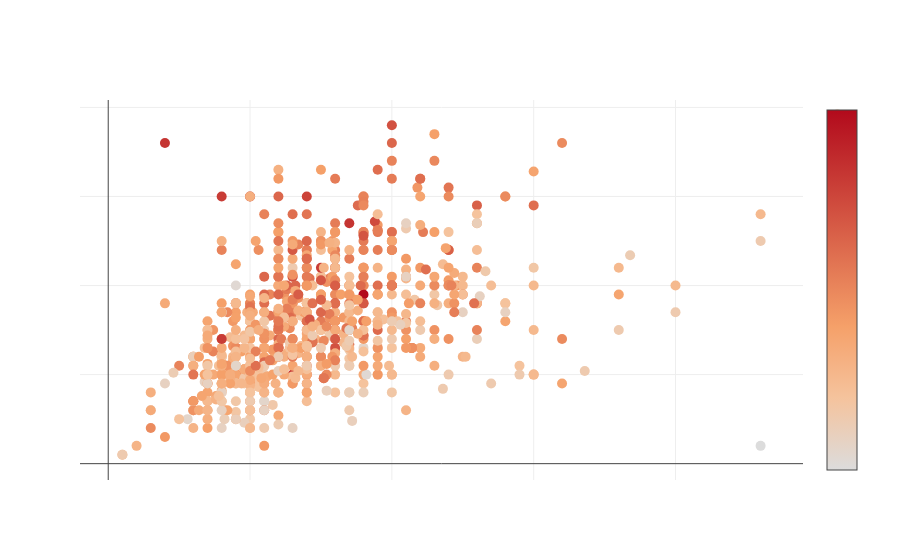

Write notebook code for a chart like this one.
### Code cell
t1 = go.Scatter(
    x = data["Defense"],
    y = data["Attack"],
    mode='markers',
    marker=dict(
        size=10,
        color = data["Speed"],
        showscale=True
    ),
    text=data["Name"]
)
dat = [t1]
layout = go.Layout(
  showlegend = True,
  font=dict(family='Courier New, monospace', size=10, color='#ffffff'),
  title="Scatter plot of Defense vs Attack with Speed as colorscale",
    xaxis = dict(showgrid = True),yaxis = dict(showgrid = True)
)
fig = go.Figure(data=dat, layout=layout)
iplot(fig, filename = "Scatterplot")

### Figure 1 — Plotly figure (JSON) as saved in the notebook; plotly's stock layout.template omitted (floating-point values rounded to 4 significant figures; data arrays with more than 128 entries replaced by an {"elided": "..."} marker saying what was removed)
{"data": [{"marker": {"color": {"elided": "800 int values"}, "showscale": true, "size": 10}, "mode": "markers", "text": {"elided": "800 str values"}, "type": "scatter", "uid": "8c673ca0-15d7-41e9-8d13-523c992ea164", "x": {"elided": "800 int values"}, "y": {"elided": "800 int values"}}], "layout": {"font": {"color": "#ffffff", "family": "Courier New, monospace", "size": 10}, "showlegend": true, "title": {"text": "Scatter plot of Defense vs Attack with Speed as colorscale"}, "xaxis": {"showgrid": true}, "yaxis": {"showgrid": true}}}
